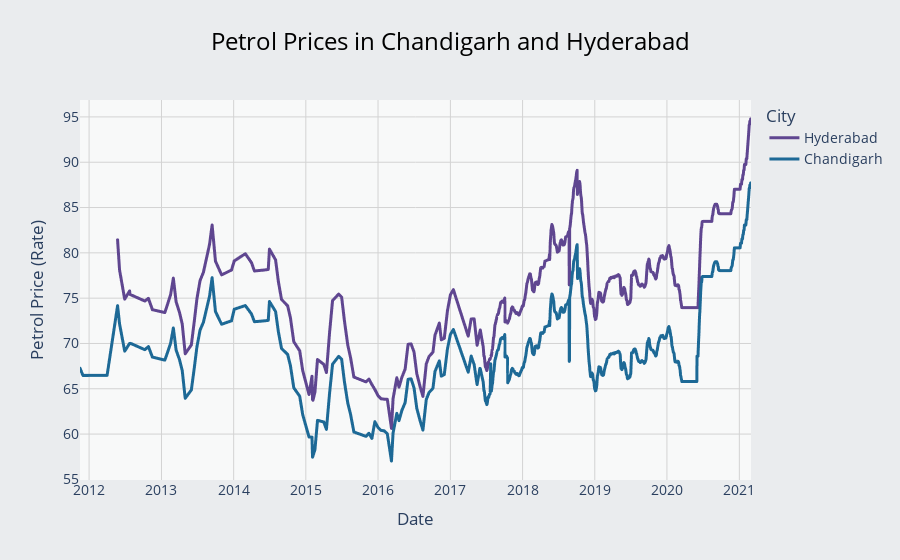

This figure's notebook cell:
### Code cell
fig = px.line(
    filtered_data,
    x="date",
    y="rate",
    color="city",
    color_discrete_sequence=px.colors.qualitative.Prism,
    title="Petrol Prices in Chandigarh and Hyderabad"
)

fig.update_traces(line=dict(width=3))

fig.update_layout(
    plot_bgcolor="#F8F9F9",
    paper_bgcolor="#EAECEE",
    title_font=dict(size=24, color="black"),
    xaxis_title="Date",
    yaxis_title="Petrol Price (Rate)",
    font=dict(size=14), 
    legend_title="City",
    title_x=0.5,
    xaxis=dict(
        gridcolor="#D3D3D3",
    ),
    yaxis=dict(
        gridcolor="#D3D3D3",
    )
)

fig.show()

### Figure 1 — Plotly figure (JSON) as saved in the notebook; plotly's stock layout.template omitted (floating-point values rounded to 4 significant figures; data arrays with more than 128 entries replaced by an {"elided": "..."} marker saying what was removed)
{"data": [{"hovertemplate": "city=Hyderabad<br>date=%{x}<br>rate=%{y}<extra></extra>", "legendgroup": "Hyderabad", "line": {"color": "rgb(95, 70, 144)", "dash": "solid", "width": 3}, "marker": {"symbol": "circle"}, "mode": "lines", "name": "Hyderabad", "showlegend": true, "type": "scattergl", "x": {"elided": "1036 str values"}, "xaxis": "x", "y": {"elided": "1036 float values"}, "yaxis": "y"}, {"hovertemplate": "city=Chandigarh<br>date=%{x}<br>rate=%{y}<extra></extra>", "legendgroup": "Chandigarh", "line": {"color": "rgb(29, 105, 150)", "dash": "solid", "width": 3}, "marker": {"symbol": "circle"}, "mode": "lines", "name": "Chandigarh", "showlegend": true, "type": "scattergl", "x": {"elided": "1044 str values"}, "xaxis": "x", "y": {"elided": "1044 float values"}, "yaxis": "y"}], "layout": {"font": {"size": 14}, "legend": {"title": {"text": "City"}, "tracegroupgap": 0}, "paper_bgcolor": "#EAECEE", "plot_bgcolor": "#F8F9F9", "title": {"font": {"color": "black", "size": 24}, "text": "Petrol Prices in Chandigarh and Hyderabad", "x": 0.5}, "xaxis": {"anchor": "y", "domain": [0, 1], "gridcolor": "#D3D3D3", "title": {"text": "Date"}}, "yaxis": {"anchor": "x", "domain": [0, 1], "gridcolor": "#D3D3D3", "title": {"text": "Petrol Price (Rate)"}}}}
